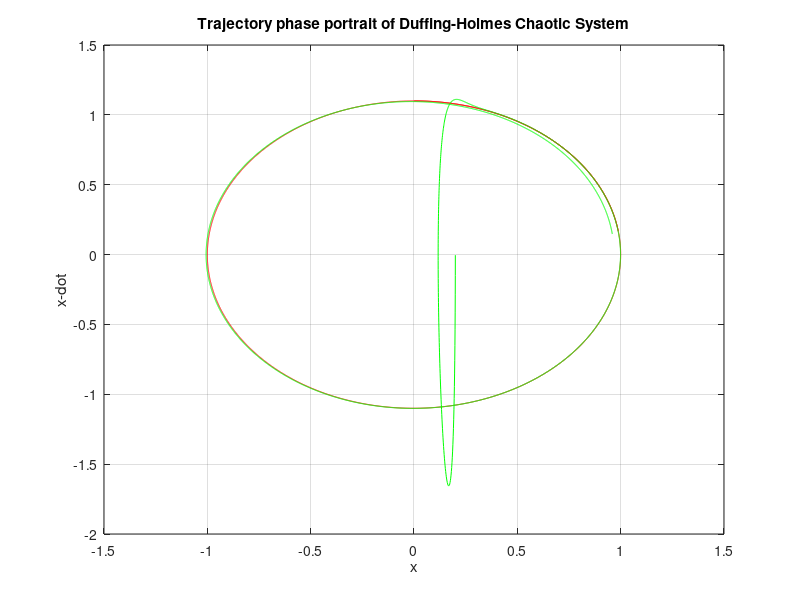
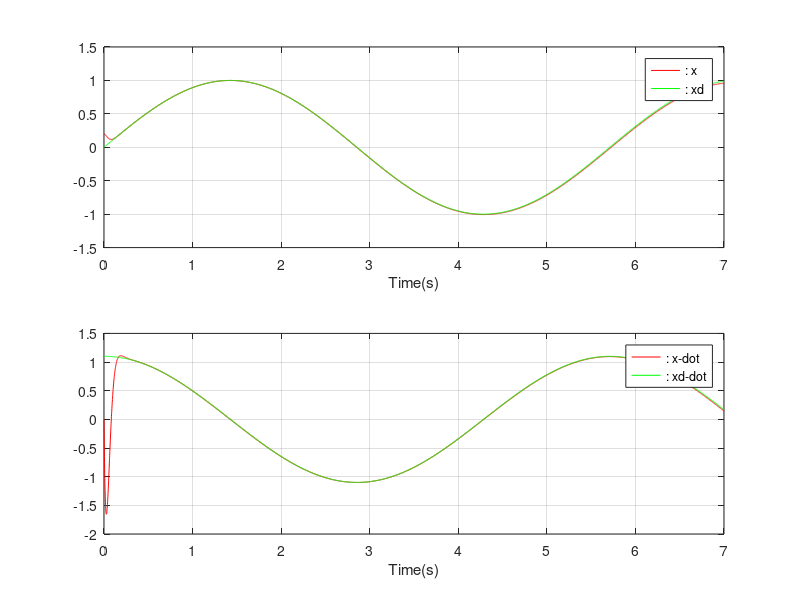
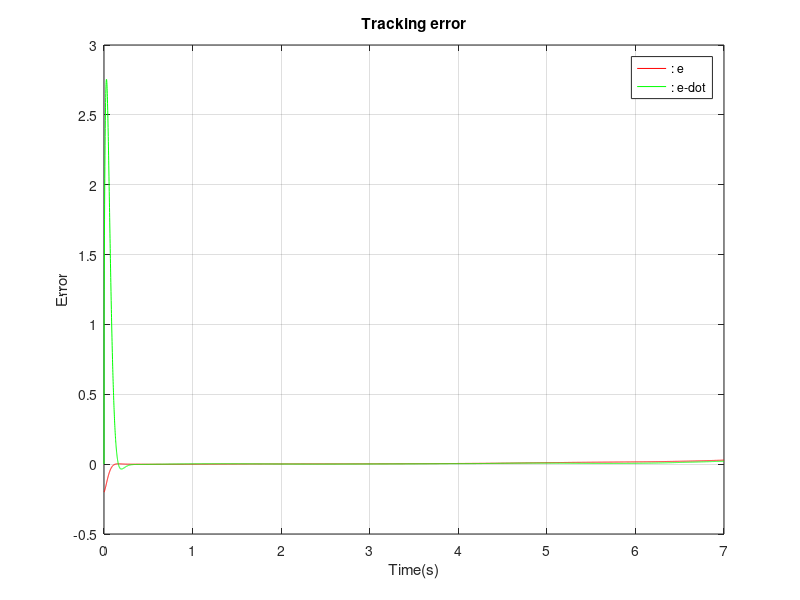

The MATLAB script that drew these images, in order:
clear;
close all;

TT = 7;%total time
ts = 0.001;%sampling time
error = 0;%error vector
error_old = 0;%old error vector
derror = 0;%derivative of error
ss = 0;%smc controller

%%%%%% BLS parameters %%%%%%%
intput_num = 1;%input dimension
output_num = 1;%output dimension
fea_numi = 2;%the number of feature group
fea_numk = 3;%the number of feature neuron in each feature group
en_num = 1;%the number of enhancement neuron

%%%%%% initial parameters of BLS %%%%%%%
wfkli = unifrnd(-1,1,[fea_numi*fea_numk,intput_num]);
bfki = unifrnd(-1,1,[fea_numi*fea_numk,1]);
wjki = unifrnd(-1,1,[en_num,fea_numi*fea_numk]);
bj = unifrnd(-1,1,[en_num,output_num]);
wki = unifrnd(-1,1,[fea_numi*fea_numk,output_num]);
wj = unifrnd(-1,1,[en_num,output_num]);

%%%%%% learning rate %%%%%%%
ewfkli = 0.01*eye(intput_num*fea_numi*fea_numk);
ebfki = 0.01*eye(fea_numi*fea_numk);
ewjki = 0.01*eye(en_num*fea_numi*fea_numk);
ebj = 0.01*eye(en_num*output_num);
ewki = 0.01*eye(fea_numi*fea_numk);
ewj = 0.01*eye(en_num);

%%%%%% plot parameters %%%%%%%
E1 = [];
D_E1 = [];
X1 = [];
X_D1 = [];
XD1 = [];
XD_D1 =[];
U1 = [];

x = 0.2;%initial system state
x_d = 0.2;%initial system state
RR = 0.07;%attenuation coefficient

uBLS = zeros(output_num,1);%the output of BLS

%%%%%% main program %%%%%%%
for index = 0:1:TT/ts
    t = index*ts;
    xd = sin(1.1*t);
    xd_d = 1.1*cos(1.1*t);
    error = xd-x;%tracking error
    if index ~= 0
        derror = (error-error_old)/ts;
    end
    ss = 0.5*derror+10*error;
    
    %%%%%% count the output of BLS %%%%%%%
    Z = zeros(fea_numi*fea_numk,1);
    H = zeros(en_num,1);
    
    Z = wfkli*ss+bfki;
    for i = 1:fea_numi*fea_numk
        Z(i) = (exp(Z(i))-exp(-Z(i)))/(exp(Z(i))+exp(-Z(i)));
    end
    H = wjki*Z+bj;
    H = (exp(H)-exp(-H))/(exp(H)+exp(-H));
    uBLS = wki'*Z+wj'*H;
    
    uRC = ((RR^2+1)/(2*RR^2))*ss;%the output robust controller
    U_t = uRC +uBLS;%output torque
    d = sin(2.*t)+cos(2.*t);%disturbance
    % Duffing-Holmes chaotic system
    xd_dd = -0.25 * xd_d + xd - xd^3 + 0.1 * sqrt(xd^2 + xd_d^2) * sin(t) + 0.3 * cos(t);
    x_dd = -0.25 * x_d + x - x^3 + 0.1 * sqrt(x^2 + x_d^2) * sin(t) + 0.3 * cos(t) + 0.1*x + d + U_t;
    xd_d = xd_d + xd_dd * ts;
    xd = xd + xd_d * ts;
    x_d = x_d + x_dd * ts;
    x = x + x_d *ts;
    
    %%%%%% BLS parameters updating %%%%%%%
    %%%%%% wki updating %%%%%%%
    wki = wki-ewki*Z*ss';
    
    %%%%%% wj updating %%%%%%%
    wj = wj-ewj*H*ss';
    
    %%%%%% wfkli updating %%%%%%%
    wfkli_d = zeros(fea_numi*fea_numk,intput_num*fea_numi*fea_numk);
        for j = 1:fea_numi*fea_numk
            for k = 1:intput_num
                wfkli_d(j,(j-1)*intput_num+k) = (1-Z(j).^2).*ss(k);
            end
        end
    wfkli = wfkli-reshape(ewfkli*wfkli_d'*wki*ss,fea_numi*fea_numk,intput_num);
    
    %%%%%% bfki updating %%%%%%%
    bfki_d1 = zeros(1,fea_numi*fea_numk);
    bfki_d = zeros(fea_numi*fea_numk,fea_numi*fea_numk);
    for j = 1:fea_numi*fea_numk
        bfki_d1(j)=(1-Z(j).^2);
    end
    for j = 1:fea_numi*fea_numk
        bfki_d(j,:) = bfki_d1;
    end
    bfki = bfki-reshape(ebfki*bfki_d'*wki*ss,fea_numi*fea_numk,1);
    
    %%%%%% wjki updating %%%%%%%
    wjki_d = zeros(en_num,en_num*fea_numi*fea_numk);
    for j = 1:en_num
        for k = 1:fea_numi*fea_numk
            wjki_d(j,(j-1)*fea_numi*fea_numk+k) = (1-H(j).^2).*Z(k);
        end
    end
    wjki = wjki-reshape(ewjki*wjki_d'*wj*ss,en_num,fea_numi*fea_numk);
    
    %%%%%% bj updating %%%%%%%
    bj_d1 = zeros(1,en_num*output_num);
    bj_d = zeros(en_num,en_num*output_num);
    for j = 1:en_num*output_num
        bj_d1(j)=(1-H(j).^2);
    end
    for j = 1:en_num
        bj_d(j,:) = bj_d1;
    end
    bj = bj-reshape(ebj*bj_d'*wj*ss,en_num,output_num);
    
    %%%%%% plot %%%%%%%
    E1 = [E1 error];
    D_E1 = [D_E1 derror];
    X1 = [X1 x];
    X_D1 = [X_D1 x_d];
    XD1 = [XD1 xd];
    XD_D1 = [XD_D1 xd_d];
    U1 = [U1 U_t];
    
    error_old = error;
end

fprintf('The RMSE is %d\n',sqrt(sum((E1).^2)/(TT/ts)));

T = 0:0.001:7;
figure(1)
plot(XD1,XD_D1,'r',X1,X_D1,'g')
xlabel('x');
ylabel('x-dot');
title('Trajectory phase portrait of Duffing-Holmes Chaotic System');
grid on;
figure(2)
subplot(2,1,1)
plot(T,X1,'r',T,XD1,'g')
xlabel('Time(s)');
grid on;
legend(': x',': xd ');
subplot(2,1,2)
plot(T,X_D1,'r',T,XD_D1,'g')
xlabel('Time(s)');
grid on;
legend(': x-dot ',': xd-dot');
figure(3)
plot(T,E1,'r',T,D_E1,'g')
xlabel('Time(s)');
ylabel('Error');
grid on;
title('Tracking error');
legend(': e ',': e-dot');